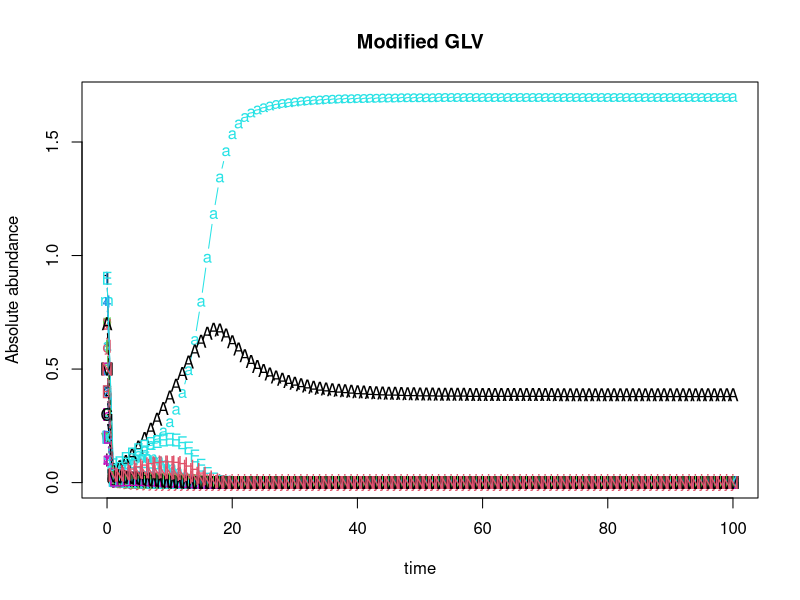
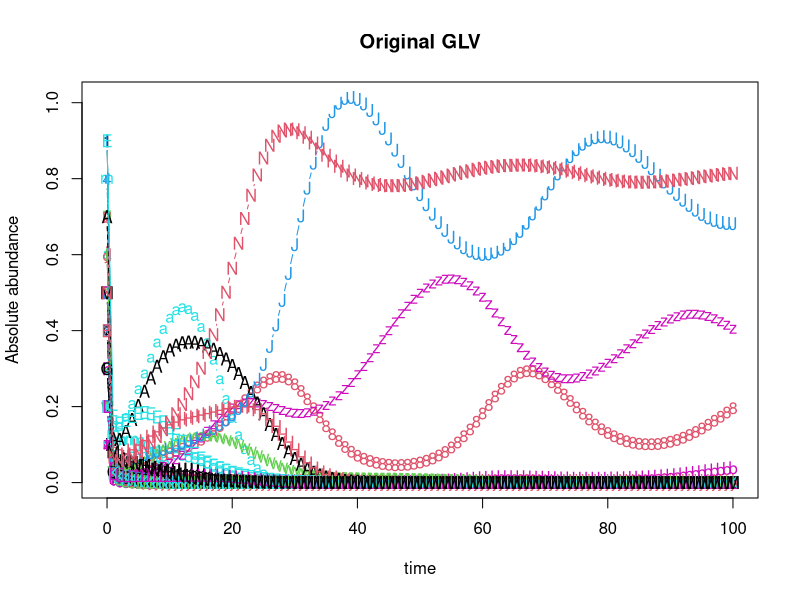

R code for these plots, in order:
library(deSolve)

#Define GLV with varying coefficient
glv <- function(t, x, params){
  with(as.list(params, c(x)),{
    dx <- alpha*x + x*(c0%*%x)+x*t(t(x)%*%(do.call(cbind, lapply(l, FUN=function(ma) ma%*%x))))
    list(dx)
  })
}
#glv1 as original GLV
#c0 is beta
glv1 <- function(t, x, params){
  with(as.list(params, c(x)),{
    dx <- alpha*x + x*(c0%*%x)
    list(dx)
  })
}


#Define integration method
n.integrate <- function(time, init.x, model, params){
  as.data.frame(lsoda(init.x, time, model, params))
}


#Define community size
N <- 50

#Define species intrinsic growth rate
alpha <- runif(N)

#Define the constant in species-species interation coefficient
c0 <- matrix(runif(N*N, min = -1, max = 0),nrow = N)
#Set species self interation to -0.5
for (i in 1:N) {
  for (j in 1:N) {
    if (i == j) {
      c0[i,j] <-  -0.5
    }
  }
}

#Define coefficient of linear term in species-species interation coefficient
ck <- runif(N*N, min = -1, max = 0.2)
ck <- matrix(ck, nrow = N)
l <- list()
for (i in 1:N) {
  #For i-th matrix, i-th row is 0
  temp <- ck
  temp[i,] <- 0
  
  #In i-th matrix, elements are 0 if k (column) == either j (row) or i (matrix order)
  for (j in 1:N) {
    for (k in 1:N) {
      if (k==j | k == i) {
        temp[j,k] <- 0
      }
    }
  }
  
  #Control the prevalence of thrid party effects
  #for (element in 1:length(temp)) {
  #  dice <- runif(1)
  #  if (dice > 0.8) {
  #    temp[element] <- 0
  #  }
  #}
  l[[i]] <- temp
}


#Define initial abundance between 0.1 and 1, to 1 decimal place
init.x <- floor(runif(N, min = 1, max = 10))/10

#Solve the ode
dat <- n.integrate(0:100, init.x, glv, list(alpha=alpha, c0=c0, l=l))
dat1 <- n.integrate(0:100, init.x, glv1, list(alpha=alpha, c0=c0))
#Plot

matplot(x=dat$time, y=dat[,-1], typ='b', xlab='time', ylab='Absolute abundance', main='Modified GLV')
matplot(x=dat1$time, y=dat1[,-1], typ='b', xlab='time', ylab='Absolute abundance', main='Original GLV')



###############################################################################
#Generate 2^N communities where species in each community (max possible N) are present or absent
###############################################################################

#Generate boolean mask of 2^N x N matrix
#repeatBinaryNTimes <- rep(list(c(0,1)),N)
#mask <- expand.grid(repeatBinaryNTimes)
#
##Loop through 2^N to apply each row in mask to initial abundance, solve ode, and retrieve final abundance
#SSMatrix <- as.data.frame(matrix(nrow = 2^N, ncol = N))
#colnm <- c(1:N)
#colnames(SSMatrix) <- colnm
#for (i in 1:2^N) {
#  init <- init.x*mask[i,]
#  init <- as.numeric(init)
#  dat <- n.integrate(0:10, init, glv, list(alpha=alpha, c0=c0, l=l))
#  SSMatrix[i,] <- dat[nrow(dat),2:(N+1)]
#}


###############################################################################
#Machine learning
###############################################################################
# library(randomForest)
# for(i in 1:10){
#   dead <- which(mask[,i] == 0)
#   final <- SSMatrix[-dead,i]
#   mod <- randomForest(final ~., mask[-dead,])
#   plot(mod$y,mod$predicted,main=i)
# }
